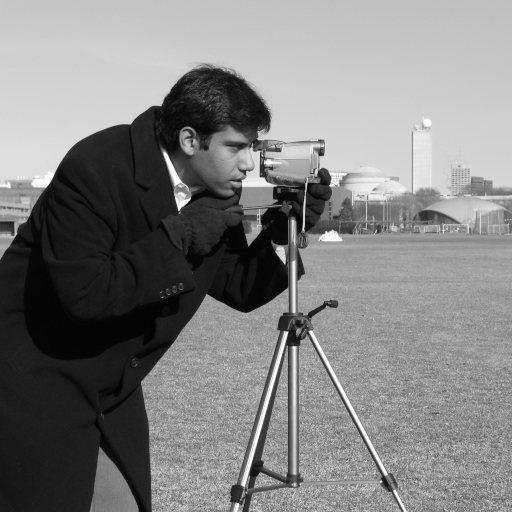
#> input picture skimage.data.camera(), 512 x 512 px; the run also reads 1 picture not shown here
$ jupyter execute --allow-errors 'AnálisedeImagemUNICAMP2023.ipynb'   (older library calls are emulated)
#> lines starting #> are read from the running program, lines starting #| are printed output that depends on the picture; after the words box and inside, x2 and y2 are one past the last pixel; in counts of white or black regions, pixels touching at a corner belong together
# Exemplo Imagem Binária

##Abrindo Imagem

[cell 1]
from skimage import io

img = io.imread('https://github.com/sbarbonjr/Imagem_AprendizadoMaquina/blob/main/images/Alien_pixel_tiny.png?raw=true')
print(img.shape)
#| (8, 10, 3)
print(img)
#> (printed output is left out)

##Visualizando Image

[cell 2]
import pandas as pd

#> (the rest of this cell did not finish here and is left out)

[cell 3]
io.imshow(img)
io.show()
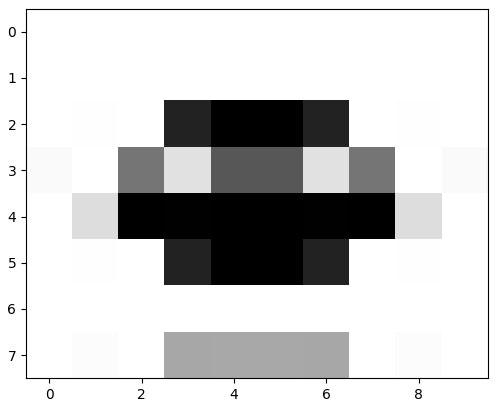
#> figure drawn by matplotlib, 1 panel

## Histograma da Imagem

[cell 4]
import matplotlib.pyplot as plt

plt.hist(img.ravel(), bins = 256) #ravel() "achata" uma matriz para um vetor (1D)
plt.show()
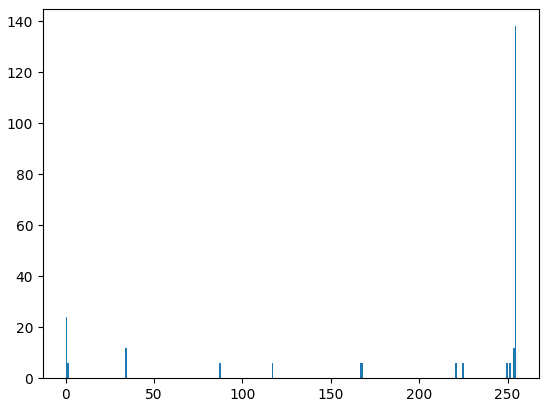
#> figure drawn by matplotlib, 1 panel; tallest bar 138 high, from x = 254 to 255

## Estatísticas sobre os pixels

[cell 5]
import pandas as pd

df_describe = pd.DataFrame(img.ravel())
#> df_describe = table of 240 rows and 1 columns
df_describe.describe()
#> Out = table of 8 rows and 1 columns

# Exemplo de Segmentação

# Carregando imagem "camera"

[cell 6]
from skimage import data
from skimage import filters

camera = data.camera()
#> camera is the input picture: shape (512, 512); min 0, max 255, mean 129.1
print(camera)
#> (printed output is left out)
print(camera.shape)
#| (512, 512)

#Visualizando Imagem

[cell 7]
import pandas as pd
pd.DataFrame(camera)
#> Out = table of 512 rows and 512 columns

[cell 8]
io.imshow(camera)

# Limiarização com Otsu

[cell 9]
val = filters.threshold_otsu(camera)
#> val = 102
print(val)
#| 102
plt.hist(camera.ravel(), bins = 256) #ravel() "achata" uma matriz para um vetor (1D)
plt.axvline(x = val, color = 'r')
plt.show()
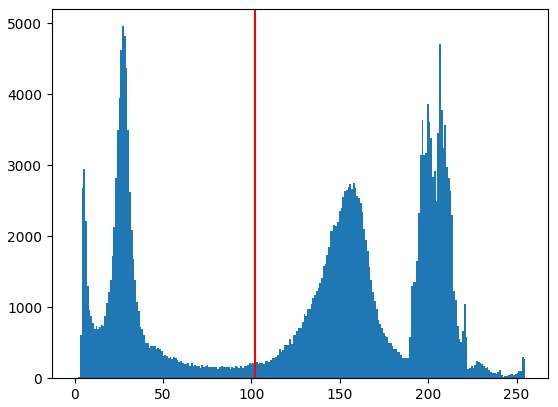
#> figure drawn by matplotlib, 1 panel; tallest bar 4957 high, from x = 26.89 to 27.89

## Aplicando Máscara

[cell 10]
mask = camera < val
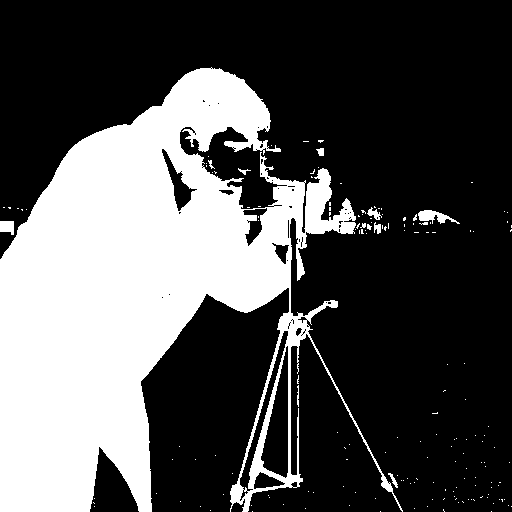
#> mask: shape (512, 512) bool; 32% white; 169 white regions (158 under 20 px), largest, box (x1, y1, x2, y2) and area: (0, 67, 403, 512) 82763, (418, 210, 460, 224) 286, (0, 221, 14, 235) 163
pd.DataFrame(mask)
#> Out = table of 512 rows and 512 columns

[cell 11]
io.imshow(mask)

[cell 12]
io.imshow(camera*mask)
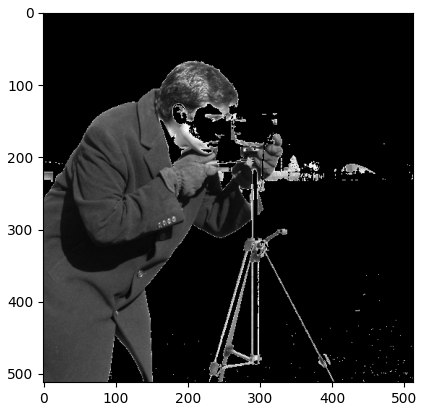
#> figure drawn by matplotlib, 1 panel

#> (a cell that did not finish here is left out)

# Contagem de Particulas

[cell 14]
from skimage import io
from skimage.feature import peak_local_max
from skimage.measure import regionprops
from skimage.segmentation import watershed
from scipy.ndimage import binary_erosion, binary_dilation, distance_transform_edt
from scipy.ndimage import label
from skimage.filters import gaussian

import numpy as np
import matplotlib.pyplot as plt
import pandas as pd

img = io.imread('https://github.com/sbarbonjr/Imagem_AprendizadoMaquina/blob/main/images/obvvX.jpg?raw=true')
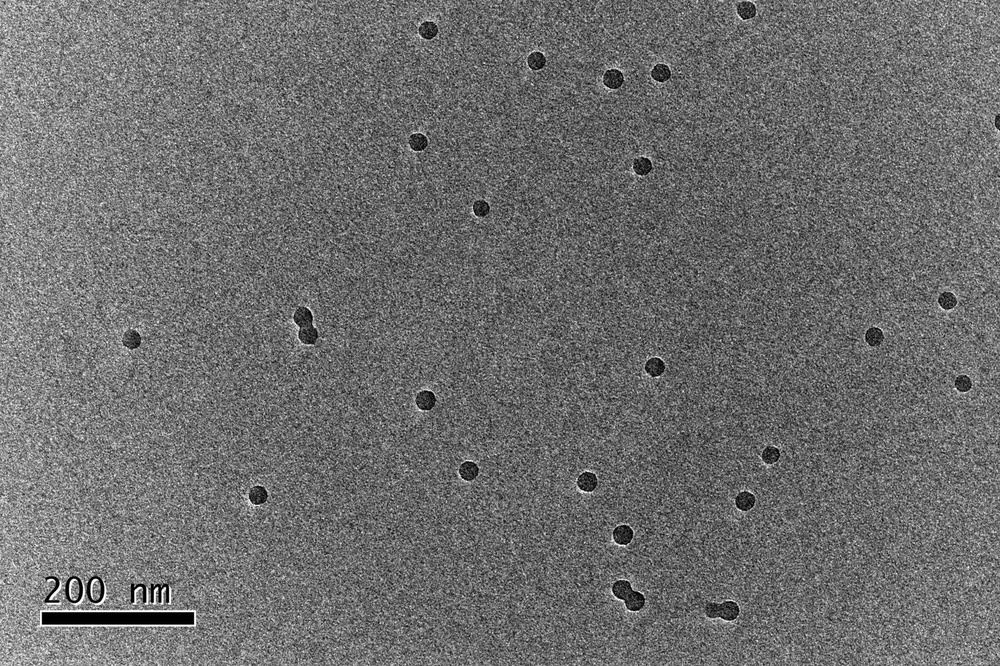
#> input picture images/obvvX.jpg, 1000 x 666 px, shrunk from 1583 x 1055 before the run, found by its file name
#> img is the input picture: shape (666, 1000, 3); min 0, max 255, mean 109.6
print(img.shape)
#| (666, 1000, 3)
plt.figure(figsize = (20,18))
plt.imshow(img)

[cell 15]
a = gaussian(img, sigma=5, channel_axis=1)
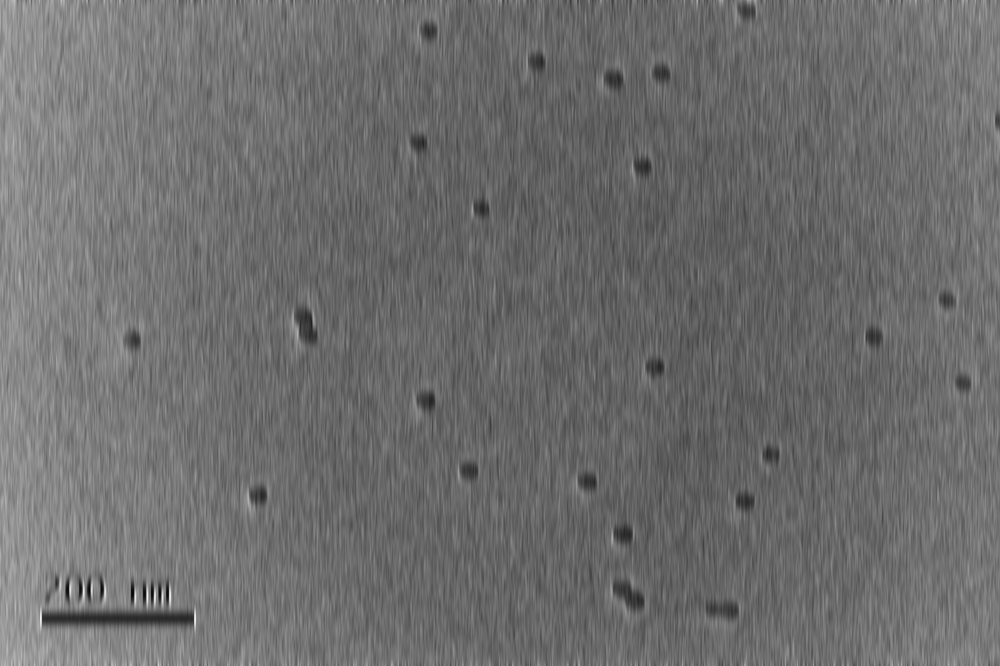
#> a: shape (666, 1000, 3) float64; min 0.0271, max 0.948, mean 0.43
print(a.shape)
#| (666, 1000, 3)
a = np.sum(a, axis=2)
#> a: shape (666, 1000) float64
print(a.shape)
#| (666, 1000)
plt.figure(figsize = (20,18))
plt.imshow(a,cmap="gray")

[cell 16]
a_thr = a < 1
#> a_thr: shape (666, 1000) bool; 3.1% white; 1069 white regions (886 under 20 px), largest, box (x1, y1, x2, y2) and area: (42, 610, 194, 626) 1821, (613, 579, 644, 612) 546, (295, 306, 317, 345) 530
plt.figure(figsize = (20,18))
plt.imshow(a_thr, cmap="gray")

[cell 17]
a_thr = binary_erosion(a_thr, iterations = 5)
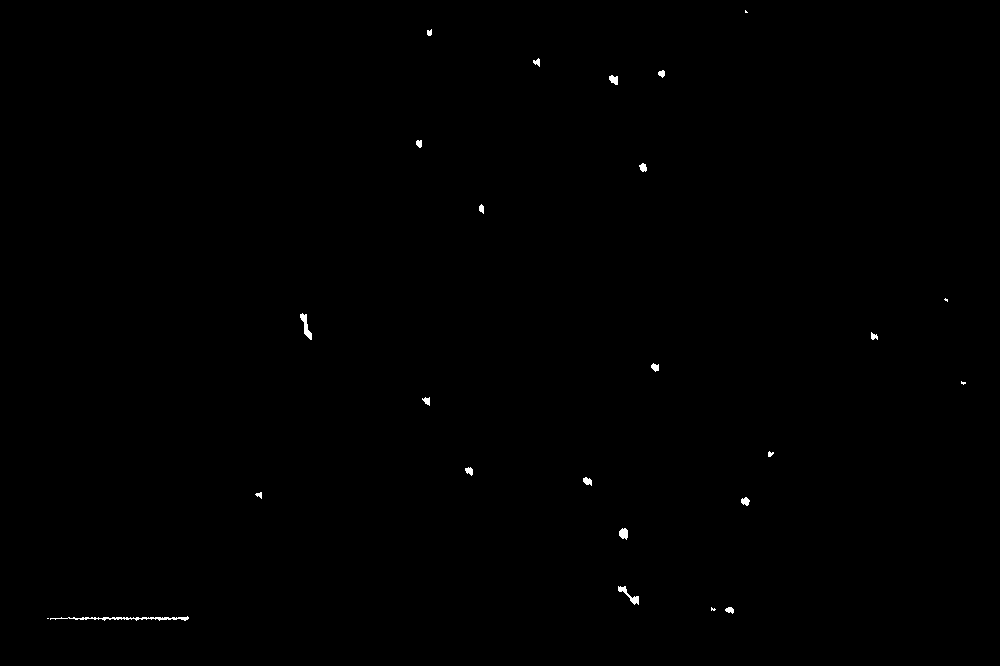
#> a_thr: shape (666, 1000) bool; 0.2% white; 25 white regions (5 under 20 px), largest, box (x1, y1, x2, y2) and area: (50, 616, 189, 621) 283, (300, 313, 312, 340) 132, (618, 586, 639, 605) 122
plt.figure(figsize = (20,18))
plt.imshow(a_thr)

[cell 18]
a_thr = binary_dilation(a_thr, iterations = 5)
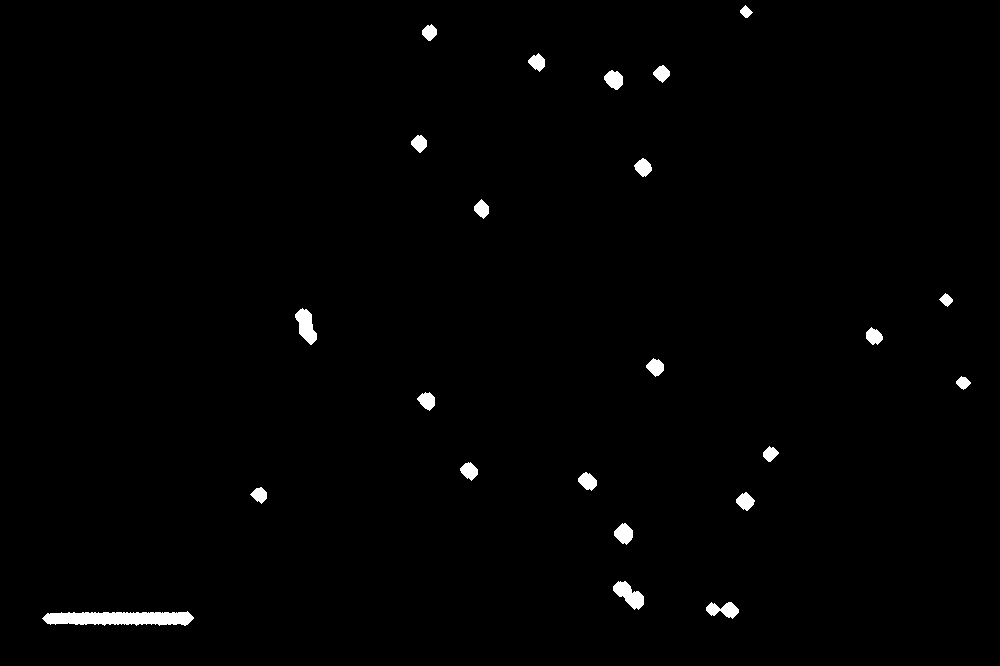
#> a_thr: shape (666, 1000) bool; 1% white; 23 white regions, largest, box (x1, y1, x2, y2) and area: (42, 611, 194, 626) 1760, (295, 308, 317, 345) 477, (613, 581, 644, 610) 477
plt.figure(figsize = (20,18))
plt.imshow(a_thr)

[cell 19]
distances = distance_transform_edt(a_thr)
pd.DataFrame(distances)
#> Out = table of 666 rows and 1000 columns

[cell 20]
seeds = peak_local_max(distances, indices=False, min_distance=20)
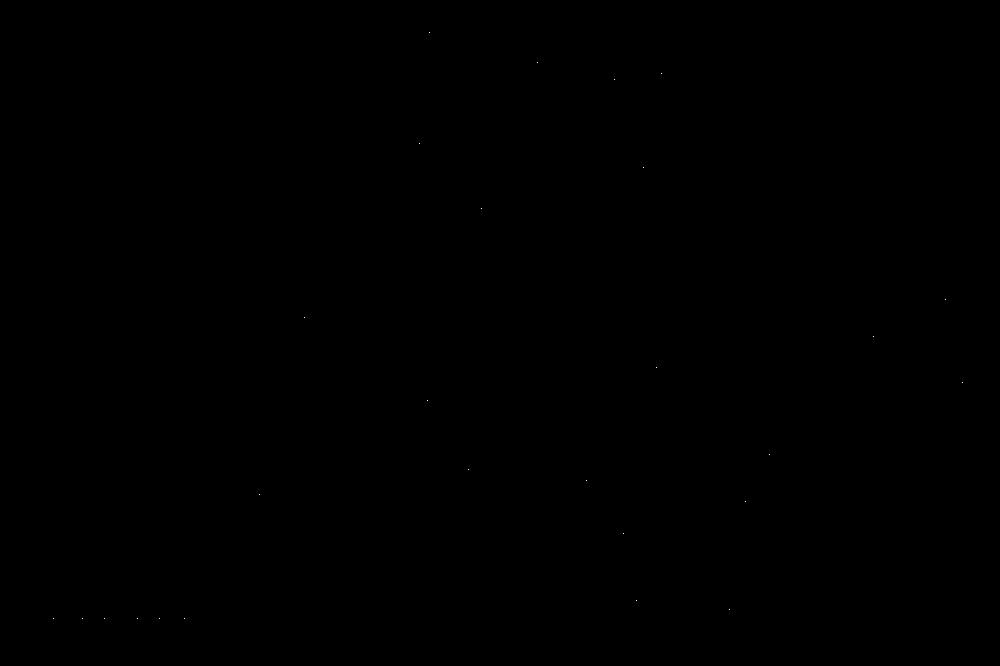
#> seeds: shape (666, 1000) bool; 0% white in thin lines or dots, all inside (x1, y1, x2, y2) = (53, 32, 963, 619)
seeds = label(seeds)[0]
#> seeds: shape (666, 1000) int32; 28 distinct labels, from 0 to 27
#pd.DataFrame(seeds)
#print(seeds)

ws = watershed(a, seeds, mask=a_thr)
#> ws: shape (666, 1000) int32; 28 distinct labels, from 0 to 27
plt.figure(figsize = (20,18))
plt.imshow(ws, cmap='tab20c')

[cell 21]
regions = regionprops(ws)
#> regions = 27 regions; largest, box (x1, y1, x2, y2) and area: (295, 308, 317, 345) 477, (613, 581, 644, 610) 477, (140, 612, 176, 626) 436, (96, 612, 132, 626) 431, (42, 612, 80, 625) 390
#print(regions)
regions = [r for r in regions if r.area > 50]

print('Numero de objetos:', len(regions) - 1)
#| Numero de objetos: 26
